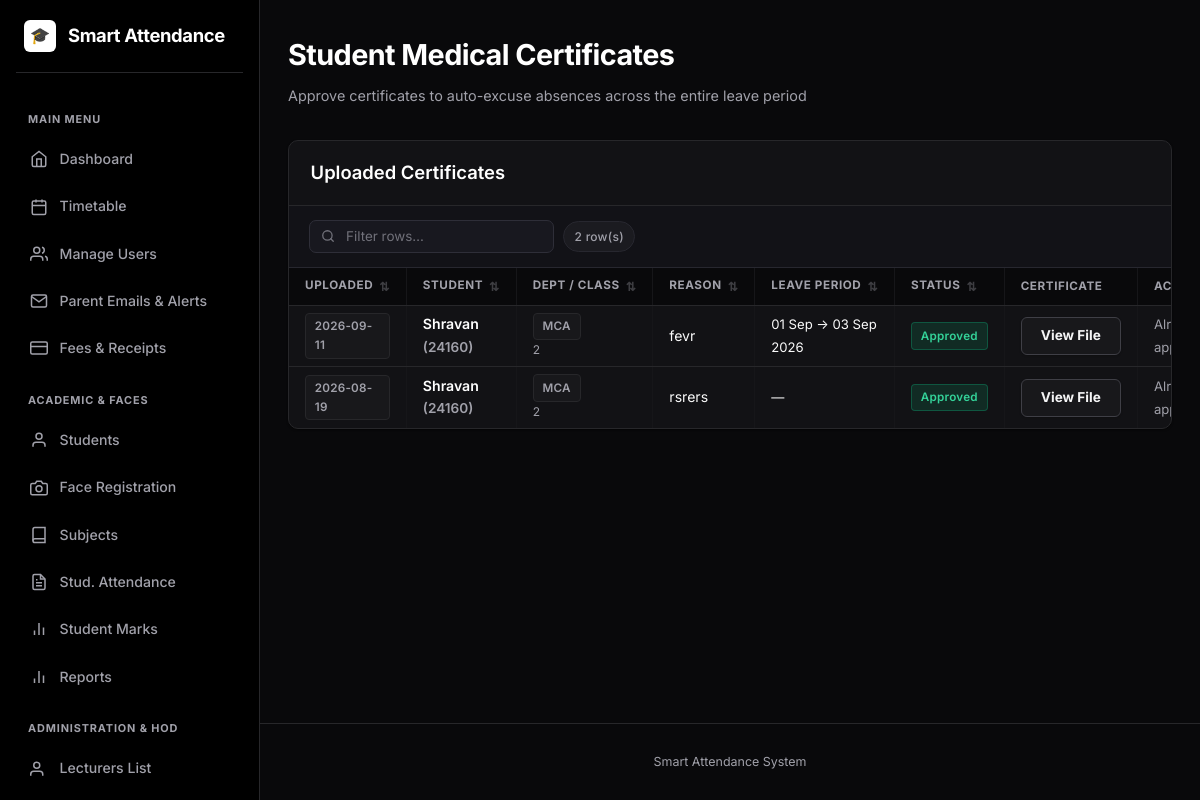
Before: /faculty/medical-certificates (signed in) with the older database file.
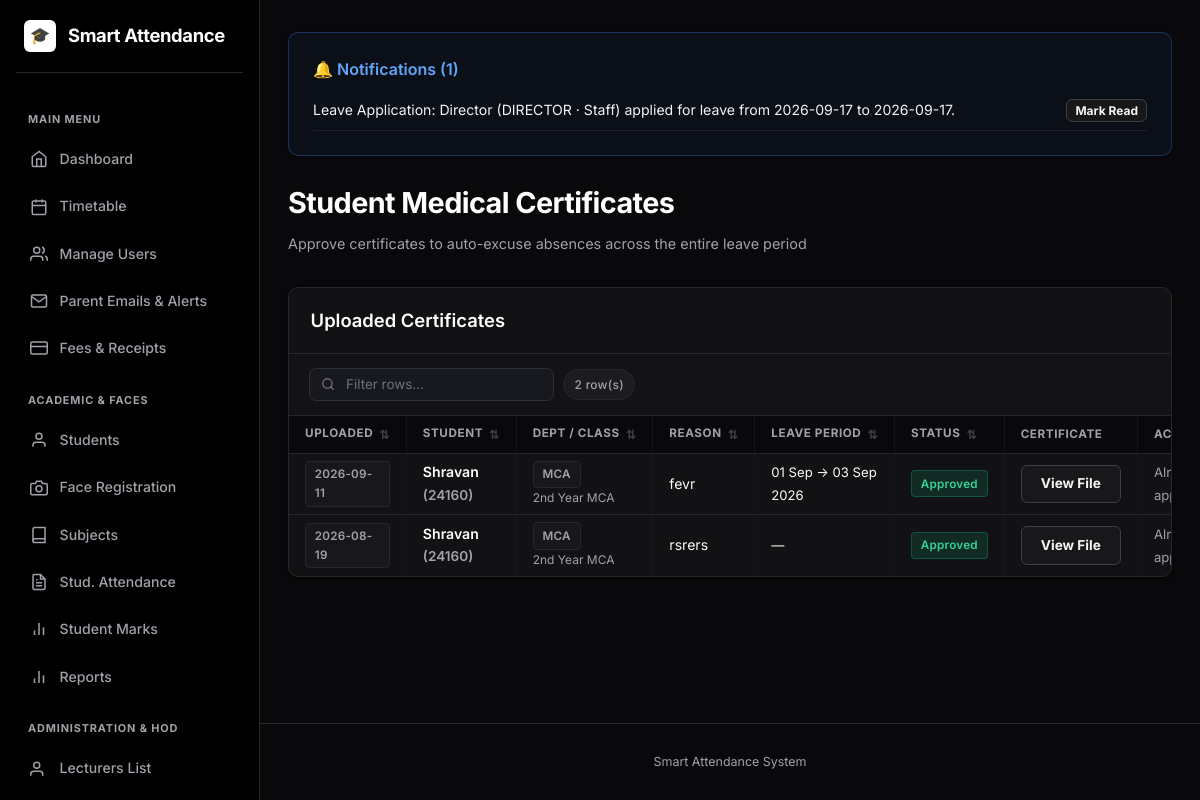
After: the same page with the newer database file.
### models.py (models this page shows, shortened)
class MedicalCertificate(db.Model):
    __tablename__ = "medical_certificates"
    id = db.Column(db.Integer, primary_key=True)
    student_id = db.Column(db.Integer, db.ForeignKey("students.id"), nullable=False)
    student = db.relationship("Student", backref=db.backref("certificates", lazy=True))
    file_path = db.Column(db.String(255), nullable=False)
    reason = db.Column(db.String(255), nullable=True)
    status = db.Column(db.String(20), default="uploaded")
    start_date = db.Column(db.Date, nullable=False, default=date.today)
    end_date = db.Column(db.Date, nullable=False, default=date.today)
    upload_date = db.Column(db.DateTime, default=datetime.utcnow)

class Student(db.Model):
    __tablename__ = "students"
    id = db.Column(db.Integer, primary_key=True)
    roll_number = db.Column(db.String(40), unique=True, nullable=False, index=True)
    name = db.Column(db.String(120), nullable=False)
    department = db.Column(db.String(80), default="")
    class_name = db.Column(db.String(80), default="")
    created_at = db.Column(db.DateTime, default=datetime.utcnow)
    face_samples = db.relationship(
        "FaceSample", backref="student", cascade="all, delete-orphan"
    )
    attendance_records = db.relationship(
        "Attendance", backref="student", cascade="all, delete-orphan"
    )

class Notification(db.Model):
    __tablename__ = "notifications"
    id = db.Column(db.Integer, primary_key=True)
    user_id = db.Column(db.Integer, db.ForeignKey("users.id"), nullable=False)
    user = db.relationship("User", foreign_keys=[user_id], backref=db.backref("notifications", cascade="all, delete-orphan"))
    message = db.Column(db.String(255), nullable=False)
    is_read = db.Column(db.Boolean, default=False)
    created_at = db.Column(db.DateTime, default=datetime.utcnow)
    action_url = db.Column(db.String(255), nullable=True)
    claim_id = db.Column(db.Integer, db.ForeignKey("timetable_claims.id", ondelete="CASCADE"), nullable=True)
    claim = db.relationship("TimetableClaim", backref=db.backref("notifications", cascade="all, delete-orphan"))

### blueprints/faculty.py (the view)
@faculty_bp.route("/medical-certificates")
@login_required
@roles_required(ROLE_HOD, "admin")
def medical_certificates():
    if current_user.role == ROLE_HOD and current_user.department:
        certificates = (MedicalCertificate.query
                        .join(Student)
                        .filter(Student.department == current_user.department)
                        .order_by(MedicalCertificate.upload_date.desc())
                        .all())
    else:
        certificates = MedicalCertificate.query.order_by(MedicalCertificate.upload_date.desc()).all()
    return render_template("faculty/medical_certificates.html", certificates=certificates)

### templates/faculty/medical_certificates.html (shortened to what this page needs)
{% extends "base.html" %}
{% block content %}
<div style="display:flex; justify-content:space-between; align-items:flex-end; margin-bottom: 2rem;">
  <div>
    <h1>Student Medical Certificates</h1>
    <p class="subtitle" style="margin-bottom:0;">Approve certificates to auto-excuse absences across the entire leave period</p>
  </div>
</div>
<div class="card card-table">
  <div class="card-table-header">
    <h2>Uploaded Certificates</h2>
  </div>
  <div class="table-responsive">
    <table>
      <thead>
        <tr>
          <th>Uploaded</th>
          <th>Student</th>
          <th>Dept / Class</th>
          <th>Reason</th>
          <th>Leave Period</th>
          <th>Status</th>
          <th>Certificate</th>
          <th>Action</th>
        </tr>
      </thead>
      <tbody>
        {% for cert in certificates %}
        <tr>
          <td><span class="badge badge-muted">{{ cert.upload_date.strftime('%Y-%m-%d') }}</span></td>
          <td style="font-weight:600; color:#fff;">{{ cert.student.name }} <small class="muted">({{ cert.student.roll_number }})</small></td>
          <td>
            <span class="badge badge-muted">{{ cert.student.department or 'General' }}</span>
            {% if cert.student.class_name %}
              <small class="muted" style="display:block; font-size:0.75rem;">{{ cert.student.class_name }}</small>
            {% endif %}
          </td>
          <td>{{ cert.reason or '—' }}</td>
          <td>
            <span style="font-size:0.82rem;">
              {{ cert.start_date.strftime('%d %b') if cert.start_date else '—' }}
              {% if cert.end_date and cert.end_date != cert.start_date %}
                → {{ cert.end_date.strftime('%d %b %Y') }}
              {% elif cert.start_date %}
                ({{ cert.start_date.strftime('%Y') }})
              {% endif %}
            </span>
          </td>
          <td>
            {% if cert.status == 'approved' %}
              <span class="badge badge-yes">Approved</span>
            {% else %}
              <span class="badge badge-muted">Pending</span>
            {% endif %}
          </td>
          <td>
            <a href="{{ url_for('faculty.download_certificate', cert_id=cert.id) }}" class="btn btn-sm btn-secondary" target="_blank">View File</a>
          </td>
          <td>
            {% if cert.status != 'approved' %}
            <form method="post" action="{{ url_for('faculty.approve_certificate', cert_id=cert.id) }}" style="margin:0;">
              <button class="btn btn-sm" type="submit">
                &#10004; Approve &amp; Excuse All
              </button>
            </form>
            {% else %}
            <span class="muted" style="font-size:0.82rem;">Already approved</span>
            {% endif %}
          </td>
        </tr>
        {% else %}
        <tr><td colspan="8" style="text-align:center;padding:3rem 2rem;" class="muted">No medical certificates found.</td></tr>
        {% endfor %}
      </tbody>
    </table>
  </div>
</div>
{% endblock %}

### templates/base.html (shortened to what this page needs)
<!DOCTYPE html>
<html lang="en">
<head>
  <link rel="stylesheet" href="{{ url_for('static', filename='style.css') }}">
</head>
<body>
  <div class="app-layout{% if not current_user.is_authenticated %} auth-layout{% endif %}">
    {% if current_user.is_authenticated %}
    <aside class="sidebar" id="sidebar">
      <div class="sidebar-brand">
        <a href="{{ url_for('dashboard.index') }}">
          <div class="brand-icon">🎓</div>
          <span class="brand-name">Smart Attendance</span>
        </a>
      </div>
      <nav class="sidebar-nav">
        {% if current_user.role != 'parent' %}
        <div class="nav-section-label">Main Menu</div>
        <a href="{{ url_for('dashboard.index') }}" class="nav-item">
          <svg viewBox="0 0 24 24" width="18" height="18" fill="none" stroke="currentColor" stroke-width="2"><path d="M3 9l9-7 9 7v11a2 2 0 0 1-2 2H5a2 2 0 0 1-2-2z"></path><polyline points="9 22 9 12 15 12 15 22"></polyline></svg>
          <span>Dashboard</span>
        </a>
        {% endif %}
        {% if current_user.role in ['admin', 'faculty', 'director', 'hod'] %}
        <a href="{{ url_for('dashboard.timetable_view') }}" class="nav-item{% if request.endpoint == 'dashboard.timetable_view' %} active{% endif %}">
          <svg viewBox="0 0 24 24" width="18" height="18" fill="none" stroke="currentColor" stroke-width="2"><rect x="3" y="4" width="18" height="18" rx="2" ry="2"></rect><line x1="16" y1="2" x2="16" y2="6"></line><line x1="8" y1="2" x2="8" y2="6"></line><line x1="3" y1="10" x2="21" y2="10"></line></svg>
          <span>Timetable</span>
        </a>
        {% endif %}
        {% if current_user.role == 'admin' %}
          <a href="{{ url_for('admin.list_users') }}" class="nav-item{% if request.endpoint == 'admin.list_users' %} active{% endif %}">
            <svg viewBox="0 0 24 24" width="18" height="18" fill="none" stroke="currentColor" stroke-width="2"><path d="M17 21v-2a4 4 0 0 0-4-4H5a4 4 0 0 0-4 4v2"></path><circle cx="9" cy="7" r="4"></circle><path d="M23 21v-2a4 4 0 0 0-3-3.87"></path><path d="M16 3.13a4 4 0 0 1 0 7.75"></path></svg>
            <span>Manage Users</span>
          </a>
          <a href="{{ url_for('admin.manage_parents') }}" class="nav-item{% if request.endpoint == 'admin.manage_parents' %} active{% endif %}">
            <svg viewBox="0 0 24 24" width="18" height="18" fill="none" stroke="currentColor" stroke-width="2"><path d="M4 4h16c1.1 0 2 .9 2 2v12c0 1.1-.9 2-2 2H4c-1.1 0-2-.9-2-2V6c0-1.1.9-2 2-2z"></path><polyline points="22,6 12,13 2,6"></polyline></svg>
            <span>Parent Emails & Alerts</span>
          </a>
          <a href="{{ url_for('admin.manage_fees') }}" class="nav-item{% if request.endpoint == 'admin.manage_fees' %} active{% endif %}">
            <svg viewBox="0 0 24 24" width="18" height="18" fill="none" stroke="currentColor" stroke-width="2"><rect x="1" y="4" width="22" height="16" rx="2" ry="2"></rect><line x1="1" y1="10" x2="23" y2="10"></line></svg>
            <span>Fees & Receipts</span>
          </a>
        {% endif %}
        {% if current_user.role in ['admin', 'faculty', 'director', 'hod'] %}
          <div class="nav-section-label">Academic & Faces</div>
          <a href="{{ url_for('students.list_students') }}" class="nav-item">
            <svg viewBox="0 0 24 24" width="18" height="18" fill="none" stroke="currentColor" stroke-width="2"><path d="M20 21v-2a4 4 0 0 0-4-4H8a4 4 0 0 0-4 4v2"></path><circle cx="12" cy="7" r="4"></circle></svg>
            <span>Students</span>
          </a>
          {% if current_user.role == 'admin' %}
          <a href="{{ url_for('faces.index') }}" class="nav-item">
            <svg viewBox="0 0 24 24" width="18" height="18" fill="none" stroke="currentColor" stroke-width="2"><path d="M23 19a2 2 0 0 1-2 2H3a2 2 0 0 1-2-2V8a2 2 0 0 1 2-2h4l2-3h6l2 3h4a2 2 0 0 1 2 2z"></path><circle cx="12" cy="13" r="4"></circle></svg>
            <span>Face Registration</span>
          </a>
          {% endif %}
          <a href="{{ url_for('attendance.subjects') }}" class="nav-item">
            <svg viewBox="0 0 24 24" width="18" height="18" fill="none" stroke="currentColor" stroke-width="2"><path d="M4 19.5A2.5 2.5 0 0 1 6.5 17H20"></path><path d="M6.5 2H20v20H6.5A2.5 2.5 0 0 1 4 19.5v-15A2.5 2.5 0 0 1 6.5 2z"></path></svg>
            <span>Subjects</span>
          </a>
          <a href="{{ url_for('attendance.index') }}" class="nav-item">
            <span>Stud. Attendance</span>
          </a>
          <a href="{{ url_for('marks.index') }}" class="nav-item">
            <svg viewBox="0 0 24 24" width="18" height="18" fill="none" stroke="currentColor" stroke-width="2"><line x1="18" y1="20" x2="18" y2="10"></line><line x1="12" y1="20" x2="12" y2="4"></line><line x1="6" y1="20" x2="6" y2="14"></line></svg>
            <span>Student Marks</span>
          </a>
          <a href="{{ url_for('reports.index') }}" class="nav-item">
            <svg viewBox="0 0 24 24" width="18" height="18" fill="none" stroke="currentColor" stroke-width="2"><line x1="18" y1="20" x2="18" y2="10"></line><line x1="12" y1="20" x2="12" y2="4"></line><line x1="6" y1="20" x2="6" y2="14"></line></svg>
            <span>Reports</span>
          </a>
        {% endif %}
        {% if current_user.role in ['admin', 'director', 'hod'] %}
          <div class="nav-section-label">Administration & HOD</div>
          <a href="{{ url_for('director.lecturers_index') }}" class="nav-item">
            <svg viewBox="0 0 24 24" width="18" height="18" fill="none" stroke="currentColor" stroke-width="2"><path d="M17 21v-2a4 4 0 0 0-4-4H5a4 4 0 0 0-4 4v2"></path><circle cx="9" cy="7" r="4"></circle></svg>
            <span>Lecturers List</span>
          </a>
          <a href="{{ url_for('director.students_index') }}" class="nav-item">
          </a>
        {% endif %}
      </nav>
    </aside>
    {% endif %}
    <div class="main-wrapper">
      <main class="container page-transition">
        {% if current_user.is_authenticated and user_notifications %}
        <div class="card" style="margin-bottom: 1.5rem; background-color: rgba(59, 130, 246, 0.05); border: 1px solid rgba(59, 130, 246, 0.3);">
          <div style="display:flex; justify-content:space-between; align-items:center; margin-bottom:0.5rem;">
            <h3 style="margin:0; color: #60a5fa; font-size:1rem; display:flex; align-items:center; gap:6px;">
              🔔 Notifications ({{ unread_notifications_count }})
            </h3>
          </div>
          <ul style="list-style: none; padding-left: 0; margin-bottom: 0;">
            {% for notif in user_notifications %}
              <li style="margin-top: 0.5rem; padding-bottom: 0.5rem; border-bottom: 1px solid rgba(255, 255, 255, 0.08); display:flex; justify-content:space-between; align-items:center; flex-wrap:wrap; gap:0.5rem;">
                <span style="font-size: 0.88rem; color: #f1f5f9;">{{ notif.message }}</span>
                <div style="display: flex; gap: 0.5rem;">
                  {% if notif.claim_id and notif.claim and notif.claim.status == 'pending' and current_user.id != notif.claim.claimed_by_id %}
                    <a href="{{ url_for('dashboard.handle_notification', notif_id=notif.id, action='accept') }}" class="btn btn-sm" style="background-color: #10b981; border:none; padding: 0.2rem 0.5rem; font-size: 0.75rem;">Accept</a>
                    <a href="{{ url_for('dashboard.handle_notification', notif_id=notif.id, action='report') }}" class="btn btn-sm btn-secondary" style="padding: 0.2rem 0.5rem; font-size: 0.75rem;">Report</a>
                    <a href="{{ url_for('dashboard.handle_notification', notif_id=notif.id, action='reject') }}" class="btn btn-sm btn-secondary" style="padding: 0.2rem 0.5rem; font-size: 0.75rem; background-color: rgba(239, 68, 68, 0.1); color: #ef4444;">Reject</a>
                  {% else %}
                    <a href="{{ url_for('dashboard.handle_notification', notif_id=notif.id, action='read') }}" class="btn btn-sm btn-secondary" style="padding: 0.2rem 0.5rem; font-size: 0.75rem;">Mark Read</a>
                  {% endif %}
                </div>
              </li>
            {% endfor %}
          </ul>
        </div>
        {% endif %}
        {% block content %}{% endblock %}
      </main>
      <footer class="footer">Smart Attendance System</footer>
    </div>
  </div>
</body>
</html>

Changed rows visible on the page:
added Notification: message "Leave Application: Director (DIRECTOR · Staff) applied for leave from 2026-09-17 to 2026-09-17."
changed through a linked row, MedicalCertificate "fevr": student.class_name "2" → "2nd Year MCA"
changed through a linked row, MedicalCertificate "rsrers": student.class_name "2" → "2nd Year MCA"
Other visible differences:
{{ unread_notifications_count }}: (not shown) → "1"
text now shown: "🔔 Notifications ( )"
